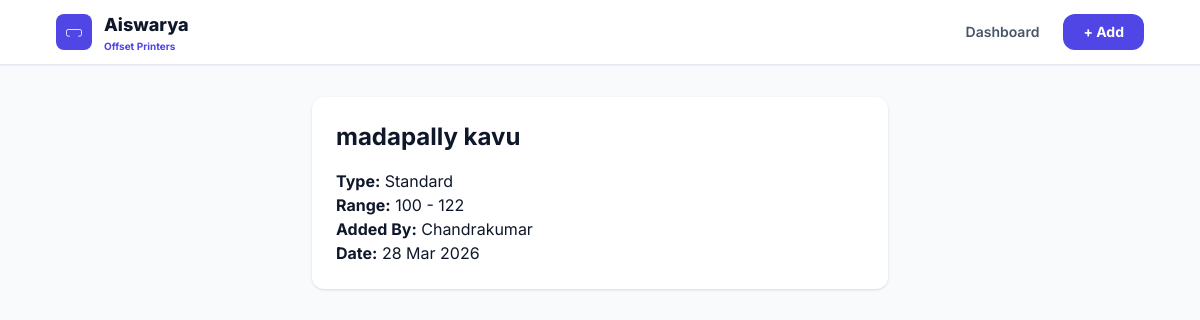
Page /record/1/ on the committed database.
### records/models.py (models this page shows, shortened)
class BillRecord(models.Model):
    customer_name = models.CharField(max_length=255)
    bill_type = models.CharField(max_length=50, default='bill book')
    start_no = models.IntegerField()
    end_no = models.IntegerField()
    added_by = models.CharField(max_length=50, default="Admin")
    created_at = models.DateTimeField(auto_now_add=True)
    class Meta:
        ordering = ['-created_at']

### records/views.py (the view)
# urls.py: path('record/<int:pk>/', views.record_detail, name='record_detail'),
def record_detail(request, pk):
    record = BillRecord.objects.get(id=pk)
    return render(request, 'records/detail.html', {'record': record})

### records/templates/records/detail.html
{% extends 'records/base.html' %}
{% block content %}
<div class="bg-white p-4 sm:p-6 rounded-xl shadow max-w-xl mx-auto mx-2 sm:mx-auto">
    <h1 class="text-xl sm:text-2xl font-bold mb-4">{{ record.customer_name }}</h1>
    <p><b>Type:</b> {{ record.bill_type }}</p>
    <p><b>Range:</b> {{ record.start_no }} - {{ record.end_no }}</p>
    <p><b>Added By:</b> {{ record.added_by }}</p>
    <p><b>Date:</b> {{ record.created_at|date:"d M Y" }}</p>
</div>
{% endblock %}

### records/templates/records/base.html (style rules this page uses)
body { font-family: 'Inter', sans-serif; }

### rows in the picture
BillRecord: customer_name "madapally kavu", bill_type "Standard", start_no "100", end_no "122", added_by "Chandrakumar", created_at "28 Mar 2026"
